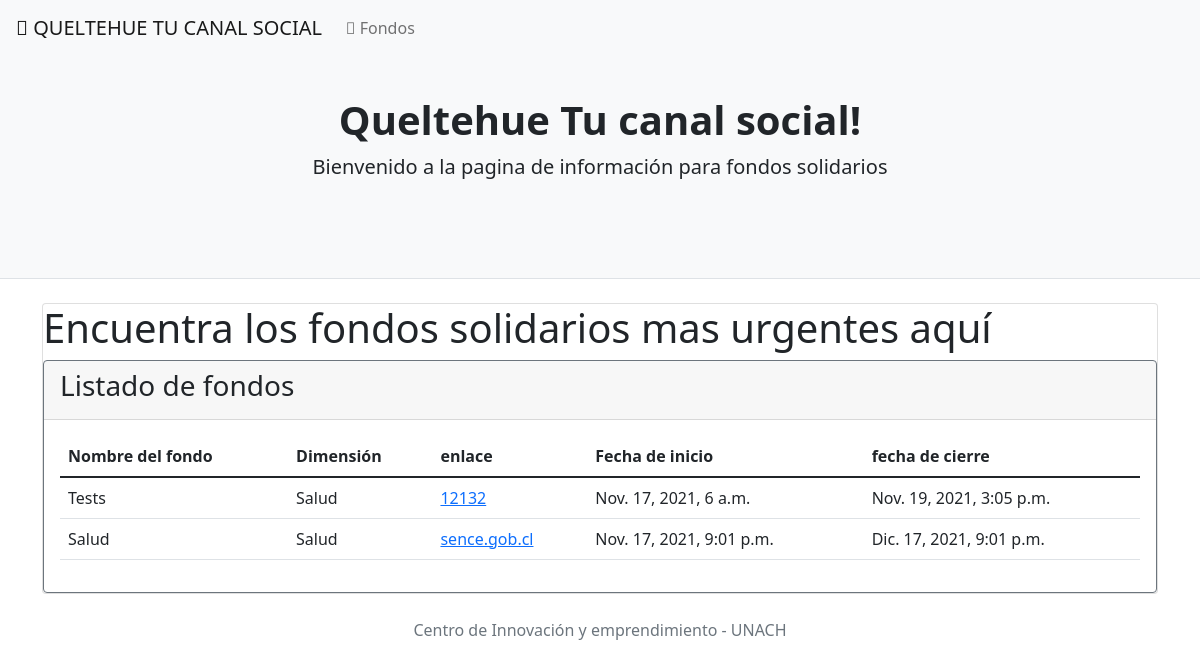
The page / on the database its author committed.
### fondos/models.py (models this page shows, shortened)
class publicaciones(models.Model):
    nombre_fondo = models.CharField(max_length=200,null=False,verbose_name="Nombre del Fondo")
    dimension = models.ForeignKey('dimensiones',verbose_name="Dimensión",on_delete=models.PROTECT)
    autor = models.ForeignKey('auth.User',verbose_name="Autor",on_delete=models.PROTECT)
    objetivo = models.CharField(max_length=300,null=True,verbose_name="Objetivo")
    enlace = models.CharField(max_length=200,verbose_name="Link")
    fecha_inicio = models.DateTimeField(verbose_name="Fecha inicio")
    fecha_termino = models.DateTimeField(verbose_name="Fecha termino")
    activo = models.BooleanField(default=True)
    def cambio_de_estado(self):
        state = self.activo
        if self.fecha_termino:
            state = False
        return state

class dimensiones(models.Model):
    nombre = models.CharField(max_length=100)
    def __str__(self):
       return "{}".format(
            self.nombre
        )

### fondos/views.py (the view)
# urls.py: path('',index,name='index'),
def index(request,*args,**kwargs):
    ctx = {}
    lista = publicaciones.objects.filter(activo=True).order_by('fecha_termino')
    ctx['publicaciones'] = lista
    publicaciones.cambio_de_estado(publicaciones)
    return render(request,'index.html',ctx)

### fondos/templates/index.html
<!DOCTYPE html>
{% extends 'base.html' %}
{% load static %}
{% block contenido %}
<div class = "card">
<H1 >Encuentra los fondos solidarios mas urgentes aquí</H1>
      <div class="card border-secondary ">
        <div class="card-header"> <h3> Listado de fondos <small> </small></h3></div>
          <div class="card-body">
          <table class="table">
            <thead>
            <tr>
                <th>Nombre del fondo</th>
                <th>Dimensión</th>
                <th>enlace</th>
                <th>Fecha de inicio</th>
                <th>fecha de cierre</th>
            </tr>
            </thead>
              <tbody>
            {% for i in publicaciones %}
                <tr>
                    <td>{{ i.nombre_fondo}}</td>
                    <td>{{ i.dimension}}</td>
                    <td>
                    <A href="http://{{ i.enlace }}">{{ i.enlace}}</A>
                    </td>
                    <td>{{ i.fecha_inicio}}</td>
                    <td>{{ i.fecha_termino}}</td>
                </tr>
            {% endfor %}
            </tbody>
          </table>
</div>
      </div>
</div>
{% endblock %}

### fondos/templates/base.html (shortened to what this page needs)
{% load static %}
<!DOCTYPE html>
<html lang="en">
<head>
<header class="py-5 bg-light border-bottom mb-4">
            <div class="container">
                <div class="text-center my-5">
                    <h1 class="fw-bolder">Queltehue Tu canal social!</h1>
                    <p class="lead mb-0">Bienvenido a la pagina de información para fondos solidarios</p>
                </div>
            </div>
        </header>
    <link href="{% static 'directorio/css/bootstrap.min.css' %}" rel="stylesheet">
    <link href="{% static 'directorio/css/fontawesome.min.css' %}" rel="stylesheet">
    <link href="{% static 'directorio/css/alertify.min.css' %}" rel="stylesheet">
    <link href="{% static 'directorio/css/themes/bootstrap.rtl.min.css' %}" rel="stylesheet">
     <link href="{% static '/CSS/styles.css' %}" rel="stylesheet" />
</head>
<body>
{% include 'partials/navbar.html' %}
<div class="container">
    {% block contenido %}
    {% endblock %}
    <br>
</div>
{% include 'partials/footer.html' %}
</body>
</html>

### fondos/templates/partials/navbar.html (shortened to what this page needs)
<nav class="navbar navbar-expand-md navbar-light fixed-top bg-light">
    <a class="navbar-brand" href="{% url 'fondos:index' %}"> <i class="fa fa-american-sign-language-interpreting"></i> QUELTEHUE TU CANAL SOCIAL <span class="sr-only">(current)</span></a></a>
    <div class="collapse navbar-collapse" id="navbarCollapse">
        <ul class="navbar-nav mr-auto">
            <li class="nav-item {% if request.resolver_match.view_name == 'fondos:index' %}active{% endif %}">
                <a class="nav-link" href="{% url 'fondos:index' %}">
                    <i class="fa fa-users"></i>  Fondos</a>
            </li>
        </ul>
    </div>
</nav>

### fondos/templates/partials/footer.html
<footer class="footer" color="#fff">
    <div class="container text-center">
        <span class="text-muted"> Centro de Innovación y emprendimiento - UNACH</span>
    </div>
</footer>

### rows shown on the page
publicaciones: nombre_fondo "Tests", dimension "Salud", enlace "12132", fecha_inicio "Nov. 17, 2021, 6 a.m.", fecha_termino "Nov. 19, 2021, 3:05 p.m."
publicaciones: nombre_fondo "Salud", dimension "Salud", enlace "sence.gob.cl", fecha_inicio "Nov. 17, 2021, 9:01 p.m.", fecha_termino "Dic. 17, 2021, 9:01 p.m."
